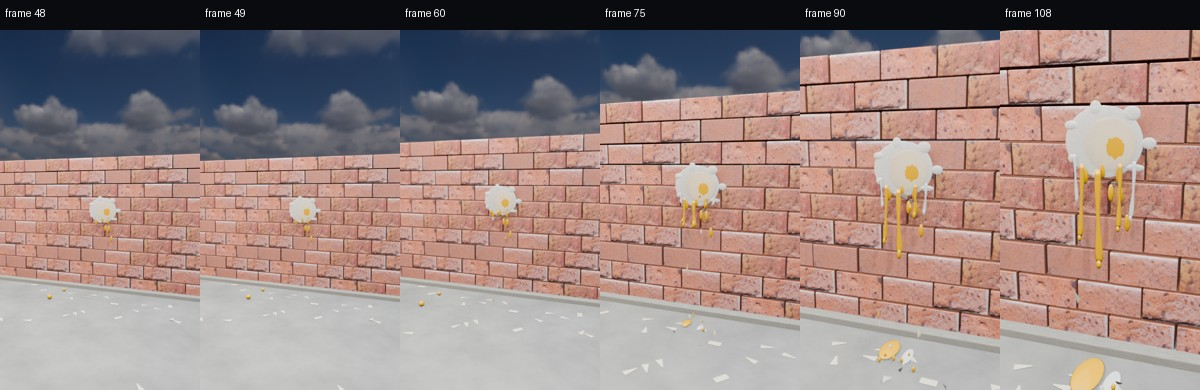
#> input picture cinematic_v6_egg/_검수자료/V6_EGG_POST_PREVIEW_CONTACT.jpg, 1200 x 390 px, given in place of EGG_V6_PREVIEW_048.png, which was not available
$ python make_v6_contact.py
#> lines starting #> are read from the running program, lines starting #| are printed output that depends on the picture
from pathlib import Path
from PIL import Image,ImageOps,ImageDraw
r=Path.home()/"Downloads"/"slingshot_quality_proof"/"cinematic_v6_egg"
can=Image.new("RGB",(6*200,390),(10,11,15))
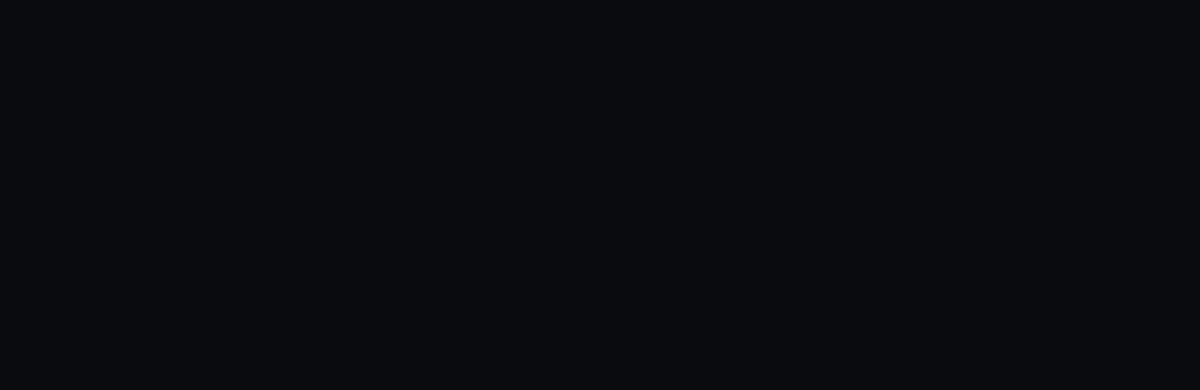
#> can: PIL image 1200x390 RGB; mean R, G, B 10, 11, 15
d=ImageDraw.Draw(can)
for i,f in enumerate([48,49,60,75,90,108]):
 p=r/f"EGG_V6_PREVIEW_{f:03d}.png"
 with Image.open(p) as img:tile=ImageOps.fit(img.convert("RGB"),(200,360))
#> img is the input picture: PIL image 1200x390 RGB; mean R, G, B 151.8, 132.7, 129.5
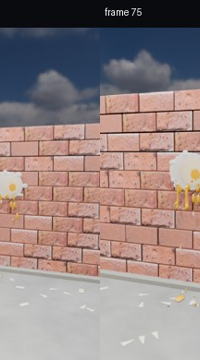
#> tile: PIL image 200x360 RGB; mean R, G, B 147.6, 131.4, 130.1
 can.paste(tile,(i*200,30))
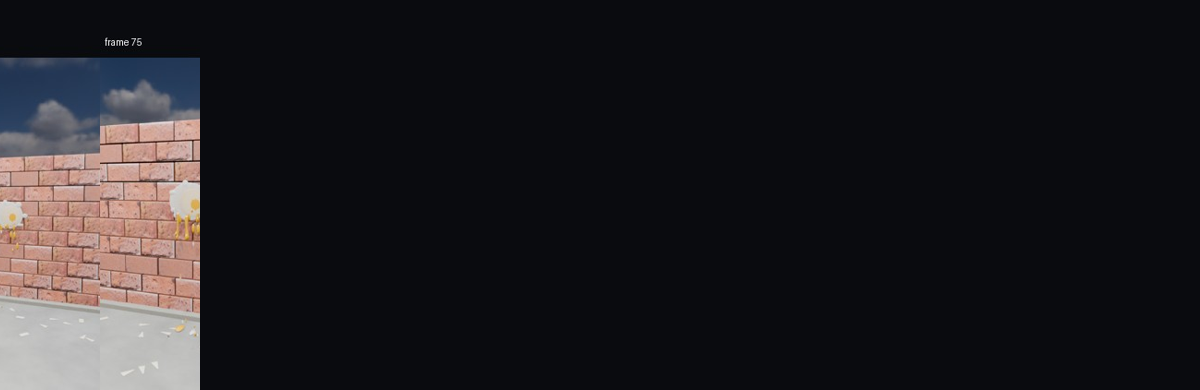
#> can: PIL image 1200x390 RGB; mean R, G, B 31.2, 29.5, 32.7
#> (the run stopped early here; a loop or call above may not have finished)
